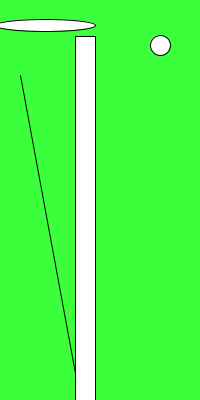
Frame 1 (no input)
Frame 60 (the mouse pressed at the canvas centre just before this capture): identical to frame 1, image omitted
Frame 120 (the mouse held since frame 60 and released just before this capture): identical to frame 1, image omitted

The Processing sketch that drew this single still picture (run headless with seeded random() and noise(); from frame 60 on, the mouse is pressed at the canvas centre):

// Processing sketch: systemVariablesEdit
// ── systemVariablesEdit.pde
/*
Demonstrates system variables. 
 By Dawn C. Hayes October, 2017
 Edited by Asher October 2017
 */

void setup() {//here is a setup funtion with void in front to proibit a return value
  size(200, 400); //Here is a variable beause it is within curly brackets, shows size of canvas
}//have to close with curly brackets

void draw() { //void used to prohbit a return value
  background(60,255,60);//the background of the canvas is green
  line(20, 75, 80, height); //height is a reserved word that is why it shows up red, makes the line long towards the bottom without end
  ellipse(45, 25,100,12); //this variable shows a flattened ellipse
  ellipse(160, 45, 20, 20); //this is a circle because the two last values are equal
  rect(75, 36, 20, height); //width is a reserved word, that is why it shows up red, makes the rectangle wide without end
}//need to close with curly brackets 
